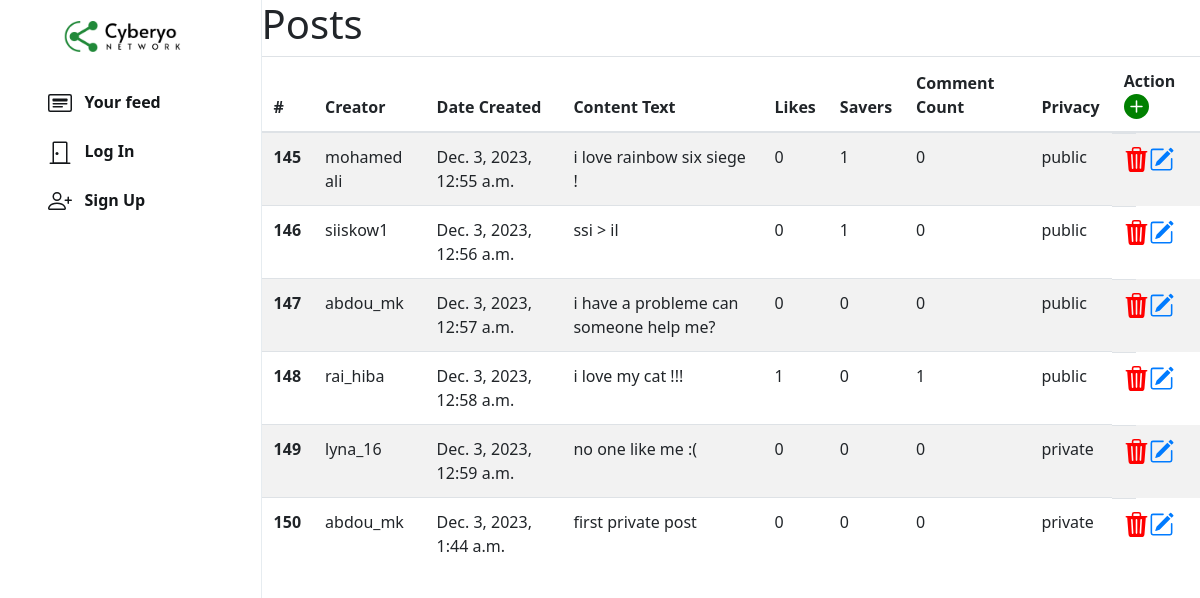
The app's page /n/admin/post with its own data.
### network/models.py (models this page shows, shortened)
class Post(models.Model):
    creater = models.ForeignKey(User, on_delete=models.CASCADE, related_name='posts')
    date_created = models.DateTimeField(default=timezone.now)
    content_text = models.TextField(max_length=140, blank=True)
    content_image = models.ImageField(upload_to='posts/', blank=True)
    likers = models.ManyToManyField(User,blank=True , related_name='likes')
    savers = models.ManyToManyField(User,blank=True , related_name='saved')
    comment_count = models.IntegerField(default=0)
    test=models.CharField(max_length=140, blank=True)
    PRIVACY_CHOICES = [
        ('public', 'public'),
        ('private', 'private'),
    ]
    privacy = models.CharField(max_length=10, choices=PRIVACY_CHOICES, default='public')

class User(AbstractUser):
    profile_pic = models.ImageField(upload_to='profile_pic/')
    bio = models.TextField(max_length=160, blank=True, null=True)
    cover = models.ImageField(upload_to='covers/', blank=True)

### network/views.py (the view)
# urls.py: path("n/admin/post", views.admin_post, name="admin_post"),
def admin_post(request):
    posts=Post.objects.all()
    is_admin = request.user.groups.filter(name='administrateur').exists()
    contexe={
         'is_admin':is_admin,
        'posts':posts,
    }
    return render(request,"network/admin_panel/admin_post.html",contexe)

### network/templates/network/admin_panel/admin_post.html (shortened to what this page needs)
{% extends "network/layout.html" %}
{% load static %}
{% block body %}
<div class="main-div" style="width: 78.2%;">
  <h1>Posts</h1>
    <table class="table table-striped" >
        <thead>
          <tr>
            <th scope="col">#</th>
            <th scope="col">Creator</th>
            <th scope="col">Date Created</th>
            <th scope="col">Content Text</th>
            <th scope="col">Likes</th>
            <th scope="col">Savers</th>
            <th scope="col">Comment Count</th>
            <th scope="col">Privacy</th>
            <th scope="col">Action <a href="{% url 'add_post' %}">
              <svg xmlns="http://www.w3.org/2000/svg" width="25" height="25" fill="green" class="bi bi-plus-circle-fill" viewBox="0 0 16 16">
                <path d="M16 8A8 8 0 1 1 0 8a8 8 0 0 1 16 0M8.5 4.5a.5.5 0 0 0-1 0v3h-3a.5.5 0 0 0 0 1h3v3a.5.5 0 0 0 1 0v-3h3a.5.5 0 0 0 0-1h-3z"/>
              </svg>
            </a></th>
          </tr>
        </thead>
        <tbody>
          {% for post in posts %}
          <tr>
            <th scope="row">{{ post.id }}</th>
            <td>{{ post.creater.username }}</td>
            <td>{{ post.date_created }}</td>
            <td>{{ post.content_text }}</td>
            <td>{{ post.likers.count }}</td>
            <td>{{ post.savers.count }}</td>
            <td>{{ post.comment_count }}</td>
            <td>{{ post.privacy }}</td>
            <td class="d-flex justify-content-between align-items-center w-25">
                <a href="#" onclick="confirmDelete({{post.id}})"></a>
                  <a href="{% url 'edit_post' post.id %}"></a>
            </td>
          </tr>
          {% endfor %}
        </tbody>
      </table>
    </div>
{% endblock %}

### network/static/network/styles.css (style rules this page uses)
svg { vertical-align: text-top; }
.main-div { position: relative; width: 47.25%; min-height: 100vh; left: 21.8%; }

### records on screen
Post: id "145", creater.username "mohamed ali", date_created "Dec. 3, 2023, 12:55 a.m.", content_text "i love rainbow six siege !", likers.count "0", savers.count "1", comment_count "0", privacy "public"
Post: id "146", creater.username "siiskow1", date_created "Dec. 3, 2023, 12:56 a.m.", content_text "ssi > il", likers.count "0", savers.count "1", comment_count "0", privacy "public"
Post: id "147", creater.username "abdou_mk", date_created "Dec. 3, 2023, 12:57 a.m.", content_text "i have a probleme can someone help me?", likers.count "0", savers.count "0", comment_count "0", privacy "public"
Post: id "148", creater.username "rai_hiba", date_created "Dec. 3, 2023, 12:58 a.m.", content_text "i love my cat !!!", likers.count "1", savers.count "0", comment_count "1", privacy "public"
Post: id "149", creater.username "lyna_16", date_created "Dec. 3, 2023, 12:59 a.m.", content_text "no one like me :(", likers.count "0", savers.count "0", comment_count "0", privacy "private"
Post: id "150", creater.username "abdou_mk", date_created "Dec. 3, 2023, 1:44 a.m.", content_text "first private post", likers.count "0", savers.count "0", comment_count "0", privacy "private"
